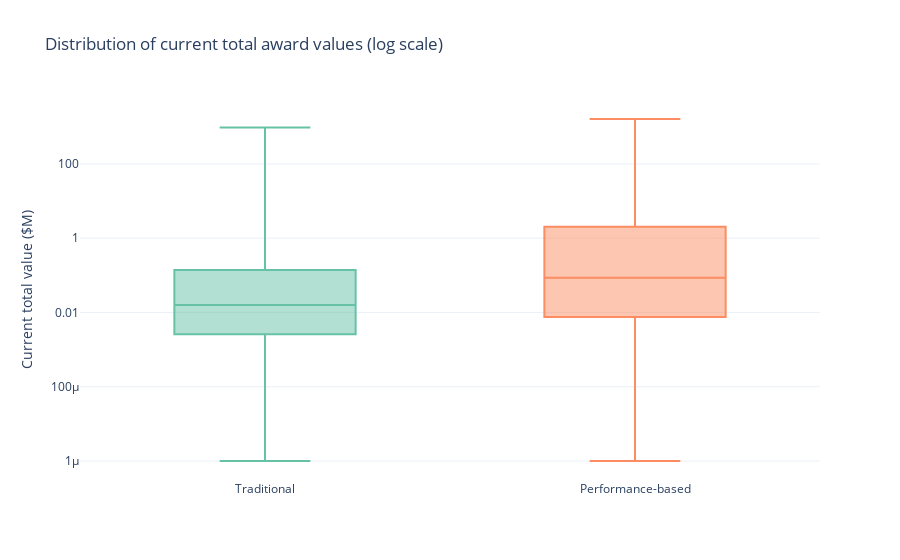

Source (notebook cell):
### Code cell
value_distrib = contracts_df.assign(
    group=lambda d: np.where(d['is_performance_based'], 'Performance-based', 'Traditional'),
    value_m=lambda d: d['current_total_value_of_award'].clip(lower=1) / 1e6,
)

fig = px.box(
    value_distrib,
    x='group',
    y='value_m',
    color='group',
    points=False,
    title='Distribution of current total award values (log scale)',
    labels={'group': '', 'value_m': 'Current total value ($M)'},
)
fig.update_layout(showlegend=False)
fig.update_yaxes(type='log')
fig.show()

### Figure 1 — Plotly figure (JSON) as saved in the notebook; plotly's stock layout.template omitted (floating-point values rounded to 4 significant figures; data arrays with more than 128 entries replaced by an {"elided": "..."} marker saying what was removed)
{"data": [{"alignmentgroup": "True", "boxpoints": false, "hovertemplate": "=%{x}<br>Current total value ($M)=%{y}<extra></extra>", "legendgroup": "Traditional", "marker": {"color": "rgb(102,194,165)"}, "name": "Traditional", "notched": false, "offsetgroup": "Traditional", "orientation": "v", "showlegend": true, "type": "box", "x": {"elided": "39917 str values"}, "x0": " ", "xaxis": "x", "y": {"elided": "39917 float values"}, "y0": " ", "yaxis": "y"}, {"alignmentgroup": "True", "boxpoints": false, "hovertemplate": "=%{x}<br>Current total value ($M)=%{y}<extra></extra>", "legendgroup": "Performance-based", "marker": {"color": "rgb(252,141,98)"}, "name": "Performance-based", "notched": false, "offsetgroup": "Performance-based", "orientation": "v", "showlegend": true, "type": "box", "x": {"elided": "8324 str values"}, "x0": " ", "xaxis": "x", "y": {"elided": "8324 float values"}, "y0": " ", "yaxis": "y"}], "layout": {"boxmode": "overlay", "legend": {"title": {"text": ""}, "tracegroupgap": 0}, "showlegend": false, "title": {"text": "Distribution of current total award values (log scale)"}, "xaxis": {"anchor": "y", "categoryarray": ["Traditional", "Performance-based"], "categoryorder": "array", "domain": [0, 1], "title": {"text": ""}}, "yaxis": {"anchor": "x", "domain": [0, 1], "title": {"text": "Current total value ($M)"}, "type": "log"}}}
